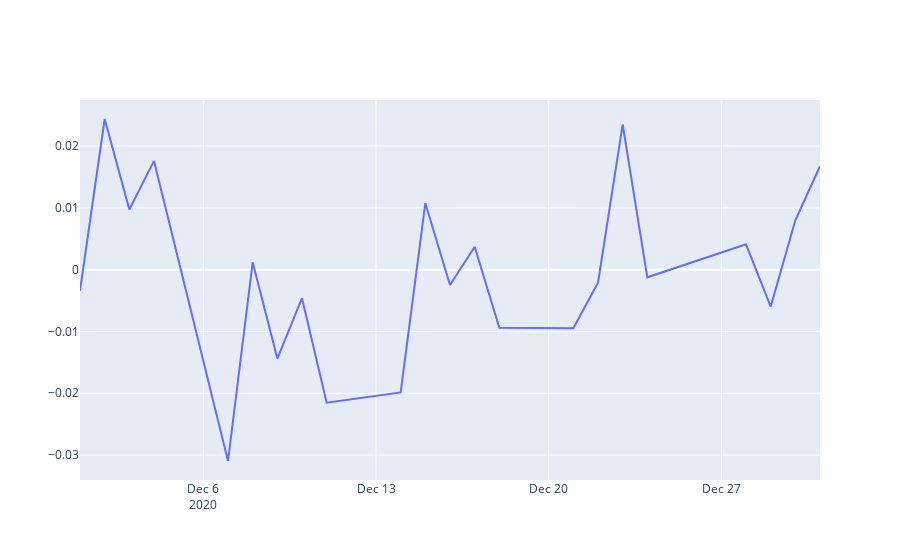

The notebook cell saved with this chart:
### Code cell
%matplotlib inline
## Plot PFG Daily Returns
fig = go.Figure()
fig.add_trace(go.Scatter(x=PFG.Date, y=PFG.DailyReturn,
                    mode='lines',
                    name='DailyReturn'))

### Figure 1 — Plotly figure (JSON) as saved in the notebook; plotly's stock layout.template omitted (floating-point values rounded to 4 significant figures)
{"data": [{"mode": "lines", "name": "DailyReturn", "type": "scatter", "x": ["2020-12-01", "2020-12-02", "2020-12-03", "2020-12-04", "2020-12-07", "2020-12-08", "2020-12-09", "2020-12-10", "2020-12-11", "2020-12-14", "2020-12-15", "2020-12-16", "2020-12-17", "2020-12-18", "2020-12-21", "2020-12-22", "2020-12-23", "2020-12-24", "2020-12-28", "2020-12-29", "2020-12-30", "2020-12-31"], "y": [-0.003426, 0.02438, 0.009735, 0.0176, -0.03096, 0.001182, -0.01439, -0.004617, -0.02153, -0.01987, 0.01076, -0.002489, 0.003719, -0.009385, -0.009474, -0.00211, 0.02349, -0.001238, 0.004108, -0.005993, 0.007995, 0.01673]}], "layout": {}}
